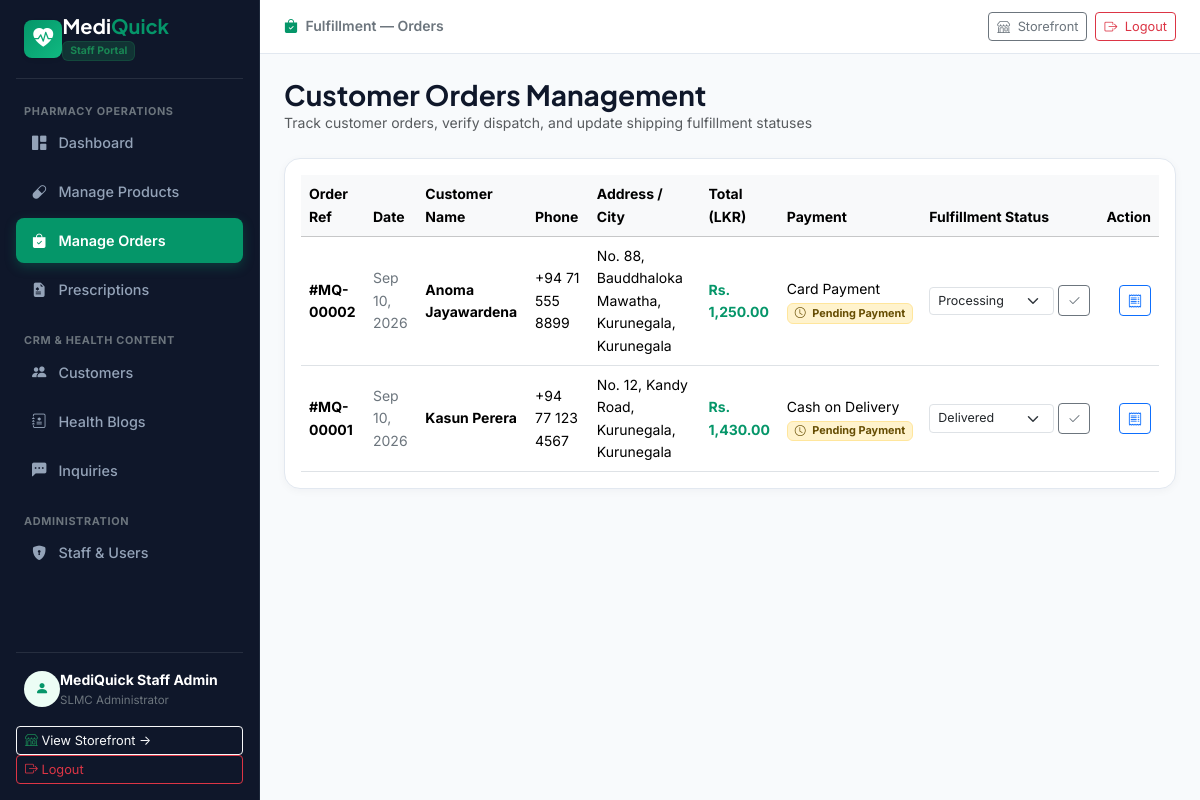
The app's page /admin/orders.php (signed in) with its own data.
### tables this page shows
CREATE TABLE `orders` (
    `id` INT AUTO_INCREMENT PRIMARY KEY,
    `user_id` INT DEFAULT NULL,
    `customer_name` VARCHAR(100) NOT NULL,
    `phone` VARCHAR(20) NOT NULL,
    `email` VARCHAR(100) DEFAULT NULL,
    `delivery_address` TEXT NOT NULL,
    `city` VARCHAR(100) DEFAULT 'Kurunegala',
    `total_amount` DECIMAL(10,2) NOT NULL,
    `payment_method` VARCHAR(50) NOT NULL DEFAULT 'Cash on Delivery',
    `payment_status` ENUM('Pending', 'Paid', 'Failed') DEFAULT 'Pending',
    `payhere_payment_id` VARCHAR(100) DEFAULT NULL,
    `status` ENUM('Pending', 'Processing', 'Delivered', 'Cancelled') DEFAULT 'Pending',
    `created_at` TIMESTAMP DEFAULT CURRENT_TIMESTAMP,
    FOREIGN KEY (`user_id`) REFERENCES `users`(`id`) ON DELETE SET NULL
);

### config/db.php (called while the page is built, shortened)
<?php
function formatLKR($amount) {
    return 'Rs. ' . number_format((float)$amount, 2);
}
?>

### admin/orders.php (the view, shortened to what this page needs)
<?php
require_once __DIR__ . '/../config/db.php';
$ordersQuery = mysqli_query($conn, "SELECT o.*, COUNT(oi.id) as total_items
                                    FROM orders o
                                    LEFT JOIN order_items oi ON o.id = oi.order_id
                                    GROUP BY o.id
                                    ORDER BY o.id DESC");
include_once __DIR__ . '/../includes/header.php';
?>
<div class="d-flex" style="min-height: 100vh;">
  <?php include_once __DIR__ . '/../includes/admin_sidebar.php'; ?>
  <div class="flex-grow-1 d-flex flex-column" style="background-color: #f8fafc; min-width: 0;">
    <div class="admin-topbar d-flex justify-content-between align-items-center">
      <div class="d-flex align-items-center gap-2">
        <div class="small text-secondary fw-semibold text-truncate">
          <i class="bi bi-bag-check-fill text-emerald me-1"></i> <span class="d-none d-sm-inline">Fulfillment &mdash; </span>Orders
        </div>
      </div>
      <div class="d-flex align-items-center gap-2">
        <a href="../index.php" target="_blank" class="btn btn-sm btn-outline-secondary" style="font-size: 0.8rem;">
          <i class="bi bi-shop me-1"></i> Storefront
        </a>
        <a href="logout.php" class="btn btn-sm btn-outline-danger" style="font-size: 0.8rem;">
          <i class="bi bi-box-arrow-right me-1"></i> Logout
        </a>
      </div>
    </div>
    <div class="p-4 flex-grow-1">
      <div class="d-flex justify-content-between align-items-center mb-4">
        <div>
          <h3 class="fw-bold mb-0">Customer Orders Management</h3>
          <p class="text-muted small mb-0">Track customer orders, verify dispatch, and update shipping fulfillment statuses</p>
        </div>
      </div>
    <div class="card card-custom p-3 bg-white">
      <div class="table-responsive">
        <table class="table table-hover align-middle mb-0 small">
          <thead class="table-light">
            <tr>
              <th>Order Ref</th>
              <th>Date</th>
              <th>Customer Name</th>
              <th>Phone</th>
              <th>Address / City</th>
              <th>Total (LKR)</th>
              <th>Payment</th>
              <th>Fulfillment Status</th>
              <th class="text-end">Action</th>
            </tr>
          </thead>
          <tbody>
            <?php if ($ordersQuery && mysqli_num_rows($ordersQuery) > 0): ?>
              <?php while ($ord = mysqli_fetch_assoc($ordersQuery)): ?>
                <tr>
                  <td class="font-mono fw-bold">#MQ-<?php echo str_pad($ord['id'], 5, '0', STR_PAD_LEFT); ?></td>
                  <td class="text-secondary"><?php echo date('M d, Y', strtotime($ord['created_at'])); ?></td>
                  <td><strong><?php echo htmlspecialchars($ord['customer_name']); ?></strong></td>
                  <td><?php echo htmlspecialchars($ord['phone']); ?></td>
                  <td><?php echo htmlspecialchars($ord['delivery_address']); ?>, <?php echo htmlspecialchars($ord['city']); ?></td>
                  <td class="fw-bold text-emerald"><?php echo formatLKR($ord['total_amount']); ?></td>
                  <td>
                    <div><?php echo htmlspecialchars($ord['payment_method']); ?></div>
                    <?php if (($ord['payment_status'] ?? '') === 'Paid'): ?>
                      <span class="badge bg-success-subtle text-success border border-success-subtle" style="font-size: 0.68rem;">
                        <i class="bi bi-check-circle-fill me-1"></i> Paid
                      </span>
                    <?php else: ?>
                      <span class="badge bg-warning-subtle text-warning-emphasis border border-warning-subtle" style="font-size: 0.68rem;">
                        <i class="bi bi-clock me-1"></i> Pending Payment
                      </span>
                    <?php endif; ?>
                  </td>
                  <td>
                    <form action="orders.php" method="POST" class="d-flex align-items-center gap-1">
                      <select name="status" class="form-select form-select-sm" style="width: 125px; font-size: 0.78rem;">
                        <option value="Processing" <?php echo ($ord['status'] === 'Processing') ? 'selected' : ''; ?>>Processing</option>
                        <option value="Delivered" <?php echo ($ord['status'] === 'Delivered') ? 'selected' : ''; ?>>Delivered</option>
                      </select>
                      <button type="submit" class="btn btn-sm btn-outline-secondary" title="Save Status">
                        <i class="bi bi-check2"></i>
                      </button>
                    </form>
                  </td>
                  <td class="text-end">
                    <a href="../order-success.php?order_id=<?php echo $ord['id']; ?>" target="_blank" class="btn btn-sm btn-outline-primary" title="View Customer Invoice">
                      <i class="bi bi-receipt"></i>
                    </a>
                  </td>
                </tr>
              <?php endwhile; ?>
            <?php else: ?>
              <tr><td colspan="9" class="text-center text-muted py-4">No customer orders placed yet.</td></tr>
            <?php endif; ?>
          </tbody>
        </table>
      </div>
    </div>
  </div>
</div>
</body>
</html>

### assets/css/style.css (style rules this page uses)
:root { --mq-primary: #059669; --mq-primary-hover: #047857; --mq-primary-dark: #064e3b; --mq-primary-light: #ecfdf5; --mq-primary-border: #a7f3d0; --mq-sky: #0ea5e9; --mq-sky-light: #f0f9ff; --mq-dark: #0f172a; --mq-slate: #334155; --mq-muted: #64748b; --mq-light-bg: #f8fafc; --mq-card-bg: #ffffff; --mq-border: #e2e8f0; --font-sans: 'Inter', -apple-system, BlinkMacSystemFont, 'Segoe UI', Roboto, sans-serif; --font-heading: 'Plus Jakarta Sans', 'Inter', sans-serif; }
body { font-family: var(--font-sans); background-color: var(--mq-light-bg); color: var(--mq-dark); line-height: 1.6; min-height: 100vh; display: flex; flex-direction: column; -webkit-font-smoothing: antialiased; -moz-osx-font-smoothing: grayscale; }
h1, h2, h3, h4, h5, h6, .font-heading { font-family: var(--font-heading); font-weight: 700; color: var(--mq-dark); }
a { text-decoration: none; transition: all 0.2s ease-in-out; }
.card-custom { background-color: #ffffff; border: 1px solid var(--mq-border); border-radius: 16px; box-shadow: 0 2px 8px rgba(15, 23, 42, 0.04); transition: transform 0.2s ease, box-shadow 0.2s ease; }
.admin-topbar { background-color: #ffffff; border-bottom: 1px solid var(--mq-border); padding: 0.75rem 1.5rem; }
.text-emerald { color: var(--mq-primary) !important; }

### records on screen
orders: id "00002", created_at "Sep 10, 2026", customer_name "Anoma Jayawardena", phone "+94 71 555 8899", delivery_address "No. 88, Bauddhaloka Mawatha, Kurunegala", city "Kurunegala", total_amount "Rs. 1,250.00", payment_method "Card Payment", payment_status "Pending" (drawn), status "Processing"
orders: id "00001", created_at "Sep 10, 2026", customer_name "Kasun Perera", phone "+94 77 123 4567", delivery_address "No. 12, Kandy Road, Kurunegala", city "Kurunegala", total_amount "Rs. 1,430.00", payment_method "Cash on Delivery", payment_status "Pending" (drawn), status "Delivered"

### other values on screen
$adminName "MediQuick Staff Admin"
